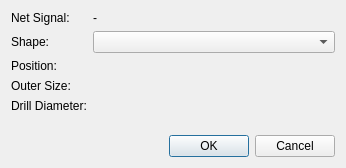
<?xml version="1.0" encoding="UTF-8"?>
<ui version="4.0">
 <class>librepcb::editor::BoardViaPropertiesDialog</class>
 <widget class="QDialog" name="librepcb::editor::BoardViaPropertiesDialog">
  <property name="geometry">
   <rect>
    <x>0</x>
    <y>0</y>
    <width>346</width>
    <height>168</height>
   </rect>
  </property>
  <property name="windowTitle">
   <string>Via Properties</string>
  </property>
  <layout class="QVBoxLayout" name="verticalLayout">
   <item>
    <layout class="QFormLayout" name="formLayout">
     <item row="0" column="0">
      <widget class="QLabel" name="label_4">
       <property name="text">
        <string>Net Signal:</string>
       </property>
      </widget>
     </item>
     <item row="0" column="1">
      <widget class="QLabel" name="lblNetSignal">
       <property name="text">
        <string notr="true">-</string>
       </property>
      </widget>
     </item>
     <item row="1" column="0">
      <widget class="QLabel" name="label">
       <property name="text">
        <string>Shape:</string>
       </property>
      </widget>
     </item>
     <item row="1" column="1">
      <widget class="QComboBox" name="cbxShape"/>
     </item>
     <item row="2" column="0">
      <widget class="QLabel" name="label_5">
       <property name="text">
        <string>Position:</string>
       </property>
      </widget>
     </item>
     <item row="2" column="1">
      <layout class="QHBoxLayout" name="horizontalLayout">
       <item>
        <widget class="librepcb::editor::LengthEdit" name="edtPosX" native="true"/>
       </item>
       <item>
        <widget class="librepcb::editor::LengthEdit" name="edtPosY" native="true"/>
       </item>
      </layout>
     </item>
     <item row="3" column="0">
      <widget class="QLabel" name="label_2">
       <property name="text">
        <string>Outer Size:</string>
       </property>
      </widget>
     </item>
     <item row="4" column="0">
      <widget class="QLabel" name="label_3">
       <property name="text">
        <string>Drill Diameter:</string>
       </property>
      </widget>
     </item>
     <item row="3" column="1">
      <widget class="librepcb::editor::PositiveLengthEdit" name="edtSize" native="true"/>
     </item>
     <item row="4" column="1">
      <widget class="librepcb::editor::PositiveLengthEdit" name="edtDrillDiameter" native="true"/>
     </item>
    </layout>
   </item>
   <item>
    <widget class="QDialogButtonBox" name="buttonBox">
     <property name="orientation">
      <enum>Qt::Horizontal</enum>
     </property>
     <property name="standardButtons">
      <set>QDialogButtonBox::Cancel|QDialogButtonBox::Ok</set>
     </property>
    </widget>
   </item>
  </layout>
 </widget>
 <customwidgets>
  <customwidget>
   <class>librepcb::editor::LengthEdit</class>
   <extends>QWidget</extends>
   <header location="global">librepcb/editor/widgets/lengthedit.h</header>
   <container>1</container>
  </customwidget>
  <customwidget>
   <class>librepcb::editor::PositiveLengthEdit</class>
   <extends>QWidget</extends>
   <header location="global">librepcb/editor/widgets/positivelengthedit.h</header>
   <container>1</container>
  </customwidget>
 </customwidgets>
 <tabstops>
  <tabstop>cbxShape</tabstop>
  <tabstop>edtPosX</tabstop>
  <tabstop>edtPosY</tabstop>
  <tabstop>edtSize</tabstop>
  <tabstop>edtDrillDiameter</tabstop>
 </tabstops>
 <resources/>
 <connections>
  <connection>
   <sender>buttonBox</sender>
   <signal>accepted()</signal>
   <receiver>librepcb::editor::BoardViaPropertiesDialog</receiver>
   <slot>accept()</slot>
   <hints>
    <hint type="sourcelabel">
     <x>248</x>
     <y>254</y>
    </hint>
    <hint type="destinationlabel">
     <x>157</x>
     <y>274</y>
    </hint>
   </hints>
  </connection>
  <connection>
   <sender>buttonBox</sender>
   <signal>rejected()</signal>
   <receiver>librepcb::editor::BoardViaPropertiesDialog</receiver>
   <slot>reject()</slot>
   <hints>
    <hint type="sourcelabel">
     <x>316</x>
     <y>260</y>
    </hint>
    <hint type="destinationlabel">
     <x>286</x>
     <y>274</y>
    </hint>
   </hints>
  </connection>
 </connections>
</ui>
